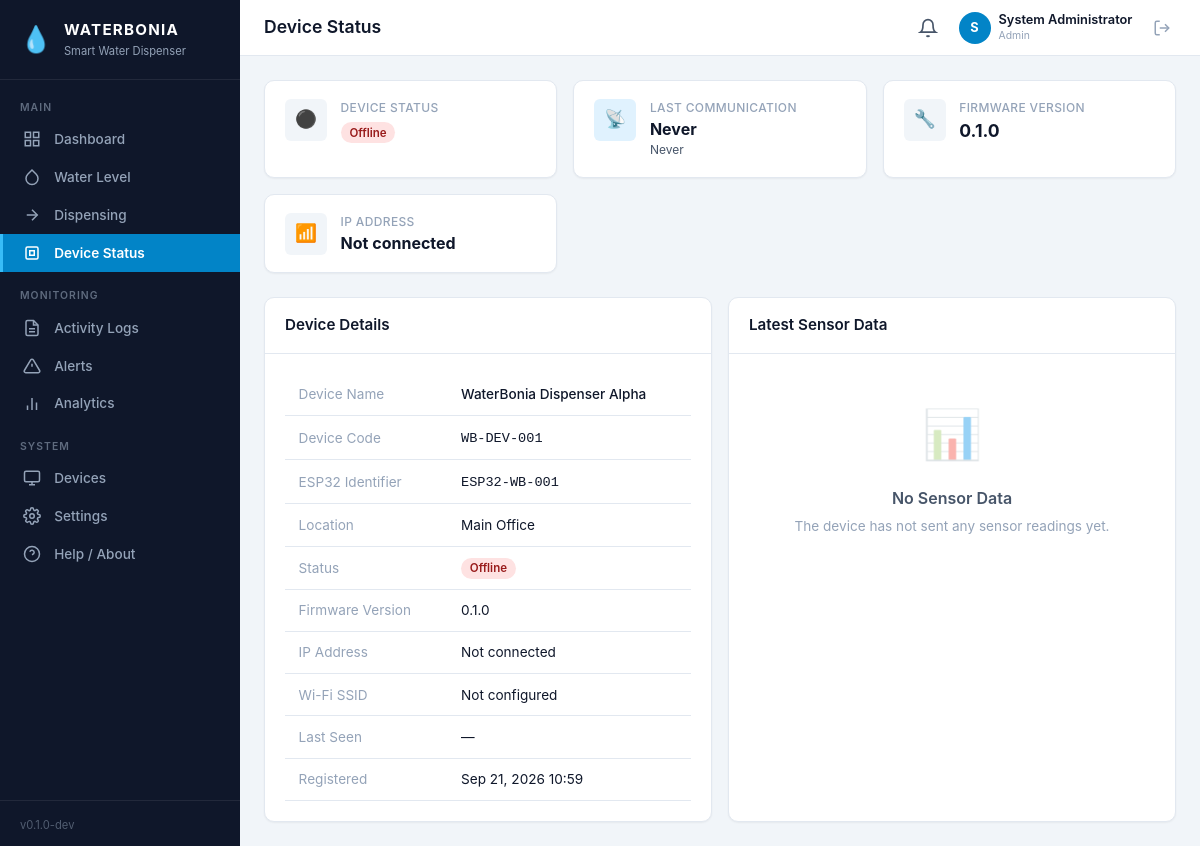
Screenshot of /pages/device-status.php (signed in) with the database file from the repository.
### tables this page shows
CREATE TABLE `users` (
  `id`            INT UNSIGNED        NOT NULL AUTO_INCREMENT,
  `username`      VARCHAR(50)         NOT NULL,
  `email`         VARCHAR(255)        NOT NULL,
  `password_hash` VARCHAR(255)        NOT NULL,
  `full_name`     VARCHAR(150)        NOT NULL DEFAULT '',
  `role`          ENUM('admin','operator','viewer') NOT NULL DEFAULT 'viewer',
  `status`        ENUM('active','inactive')        NOT NULL DEFAULT 'active',
  `last_login_at` DATETIME            NULL     DEFAULT NULL,
  `created_at`    DATETIME            NOT NULL DEFAULT CURRENT_TIMESTAMP,
  `updated_at`    DATETIME            NOT NULL DEFAULT CURRENT_TIMESTAMP ON UPDATE CURRENT_TIMESTAMP,
  PRIMARY KEY (`id`),
  UNIQUE KEY `uq_users_username` (`username`),
  UNIQUE KEY `uq_users_email` (`email`)
);

CREATE TABLE `devices` (
  `id`                 INT UNSIGNED       NOT NULL AUTO_INCREMENT,
  `device_code`        VARCHAR(50)        NOT NULL,
  `device_name`        VARCHAR(150)       NOT NULL DEFAULT '',
  `location`           VARCHAR(255)       NOT NULL DEFAULT '',
  `esp32_identifier`   VARCHAR(100)       NOT NULL DEFAULT '',
  `status`             ENUM('online','offline','maintenance','disabled') NOT NULL DEFAULT 'offline',
  `firmware_version`   VARCHAR(30)        NOT NULL DEFAULT '',
  `ip_address`         VARCHAR(45)        NOT NULL DEFAULT '',
  `wifi_ssid`          VARCHAR(100)       NOT NULL DEFAULT '',
  `last_seen_at`       DATETIME           NULL     DEFAULT NULL,
  `created_at`         DATETIME           NOT NULL DEFAULT CURRENT_TIMESTAMP,
  `updated_at`         DATETIME           NOT NULL DEFAULT CURRENT_TIMESTAMP ON UPDATE CURRENT_TIMESTAMP,
  PRIMARY KEY (`id`),
  UNIQUE KEY `uq_devices_device_code` (`device_code`),
  KEY `idx_devices_status` (`status`),
  KEY `idx_devices_esp32_identifier` (`esp32_identifier`)
);

### config/database.php (called while the page is built, shortened)
<?php
function db(): PDO
{
    static $pdo = null;
    if ($pdo === null) {
        $dsn = sprintf(
            'mysql:host=%s;port=%s;dbname=%s;charset=%s',
            DB_HOST, DB_PORT, DB_NAME, DB_CHARSET
        );
        $pdo = new PDO($dsn, DB_USER, DB_PASS, [
            PDO::ATTR_ERRMODE            => PDO::ERRMODE_EXCEPTION,
            PDO::ATTR_DEFAULT_FETCH_MODE => PDO::FETCH_ASSOC,
            PDO::ATTR_EMULATE_PREPARES   => false,
        ]);
    }
    return $pdo;
}

### pages/device-status.php (the view, shortened to what this page needs)
<?php
require_once __DIR__ . '/../includes/functions.php';
$page_title = 'Device Status';
$device = get_active_device();
$latest_reading = null;
if ($device) {
    $latest_reading = db_fetch(
        "SELECT * FROM sensor_readings WHERE device_id = ? ORDER BY recorded_at DESC LIMIT 1",
        [$device['id']]
    );
}
include __DIR__ . '/../includes/header.php';
?>
<?php if (!$device): ?>
<div class="dev-notice"><span>⚠</span><span><strong>Development Mode</strong> No device is registered. Register an ESP32 device to begin monitoring.</span></div>
<div class="empty-state">
    <div class="empty-icon">📡</div>
    <div class="empty-title">No Device Registered</div>
    <div class="empty-desc">Register an ESP32 device in the Devices page to view its status here.</div>
    <a href="<?= base_url('/pages/devices.php') ?>" class="btn btn-primary mt-2">Go to Devices</a>
</div>
<?php else: ?>
<div class="stats-grid mb-3">
    <div class="stat-card">
        <div class="stat-icon <?= $device['status'] === 'online' ? 'green' : 'gray' ?>">
            <?= $device['status'] === 'online' ? '🟢' : ($device['status'] === 'maintenance' ? '🔧' : '⚫') ?>
        </div>
        <div class="stat-content">
            <div class="stat-label">Device Status</div>
            <div class="stat-value" style="font-size:1.1rem"><?= status_badge($device['status']) ?></div>
        </div>
    </div>
    <div class="stat-card">
        <div class="stat-icon blue">📡</div>
        <div class="stat-content">
            <div class="stat-label">Last Communication</div>
            <div class="stat-value" style="font-size:1rem"><?= $device['last_seen_at'] ? format_datetime($device['last_seen_at']) : 'Never' ?></div>
            <div class="stat-sub"><?= time_ago($device['last_seen_at']) ?></div>
        </div>
    </div>
    <div class="stat-card">
        <div class="stat-icon gray">🔧</div>
        <div class="stat-content">
            <div class="stat-label">Firmware Version</div>
            <div class="stat-value" style="font-size:1.1rem"><?= sanitize($device['firmware_version'] ?: 'Unknown') ?></div>
        </div>
    </div>
    <div class="stat-card">
        <div class="stat-icon gray">📶</div>
        <div class="stat-content">
            <div class="stat-label">IP Address</div>
            <div class="stat-value" style="font-size:1rem"><?= sanitize($device['ip_address'] ?: 'Not connected') ?></div>
        </div>
    </div>
</div>
<div class="grid-2">
    <div class="card">
        <div class="card-header"><h3>Device Details</h3></div>
        <div class="card-body">
            <table style="width:100%">
                <tr><td class="text-muted" style="width:40%">Device Name</td><td style="font-weight:500"><?= sanitize($device['device_name']) ?></td></tr>
                <tr><td class="text-muted">Device Code</td><td><code><?= sanitize($device['device_code']) ?></code></td></tr>
                <tr><td class="text-muted">ESP32 Identifier</td><td><code><?= sanitize($device['esp32_identifier']) ?></code></td></tr>
                <tr><td class="text-muted">Location</td><td><?= sanitize($device['location'] ?: 'Not specified') ?></td></tr>
                <tr><td class="text-muted">Status</td><td><?= status_badge($device['status']) ?></td></tr>
                <tr><td class="text-muted">Firmware Version</td><td><?= sanitize($device['firmware_version'] ?: 'Unknown') ?></td></tr>
                <tr><td class="text-muted">IP Address</td><td><?= sanitize($device['ip_address'] ?: 'Not connected') ?></td></tr>
                <tr><td class="text-muted">Wi-Fi SSID</td><td><?= sanitize($device['wifi_ssid'] ?: 'Not configured') ?></td></tr>
                <tr><td class="text-muted">Last Seen</td><td><?= format_datetime($device['last_seen_at']) ?></td></tr>
                <tr><td class="text-muted">Registered</td><td><?= format_datetime($device['created_at']) ?></td></tr>
            </table>
        </div>
    </div>
    <div class="card">
        <div class="card-header"><h3>Latest Sensor Data</h3></div>
        <div class="card-body">
            <?php if ($latest_reading): ?>
                <table style="width:100%">
                    <tr><td class="text-muted" style="width:40%">Water Level</td><td><?= $latest_reading['water_level_percent'] !== null ? $latest_reading['water_level_percent'] . '%' : '—' ?></td></tr>
                    <tr><td class="text-muted">Cup Detected</td><td><?= $latest_reading['cup_detected'] ? 'Yes' : 'No' ?></td></tr>
                    <tr><td class="text-muted">Hand Detected</td><td><?= $latest_reading['hand_detected'] ? 'Yes' : 'No' ?></td></tr>
                    <tr><td class="text-muted">Pump Status</td><td><?= $latest_reading['pump_status'] ? 'ON' : 'OFF' ?></td></tr>
                    <tr><td class="text-muted">Battery</td><td><?= $latest_reading['battery_percent'] !== null ? $latest_reading['battery_percent'] . '%' : '—' ?></td></tr>
                    <tr><td class="text-muted">Recorded At</td><td><?= format_datetime($latest_reading['recorded_at']) ?></td></tr>
                </table>
            <?php else: ?>
                <div class="empty-state" style="padding:1.5rem">
                    <div class="empty-icon">📊</div>
                    <div class="empty-title">No Sensor Data</div>
                    <div class="empty-desc">The device has not sent any sensor readings yet.</div>
                </div>
            <?php endif; ?>
        </div>
    </div>
</div>
<?php endif; ?>
<?php include __DIR__ . '/../includes/footer.php'; ?>

### includes/header.php (shortened to what this page needs)
<?php
$user = current_user();
$page_title = $page_title ?? 'Dashboard';
?>
<!DOCTYPE html>
<html lang="en">
<head>
    <link rel="stylesheet" href="<?= base_url('/assets/css/style.css') ?>">
</head>
<body>
<div class="app-layout">
    <?php include __DIR__ . '/sidebar.php'; ?>
    <div class="app-main">
        <header class="top-header">
            <div class="header-left">
                <h1 class="page-title"><?= sanitize($page_title) ?></h1>
            </div>
            <div class="header-right">
                <a href="<?= base_url('/pages/alerts.php') ?>" class="header-alert" title="Active Alerts">
                    <svg width="20" height="20" viewBox="0 0 24 24" fill="none" stroke="currentColor" stroke-width="2"><path d="M18 8A6 6 0 006 8c0 7-3 9-3 9h18s-3-2-3-9"/><path d="M13.73 21a2 2 0 01-3.46 0"/></svg>
                </a>
                <div class="header-user">
                    <div class="user-avatar"><?= strtoupper(substr($user['full_name'] ?: $user['username'], 0, 1)) ?></div>
                    <div class="user-info">
                        <span class="user-name"><?= sanitize($user['full_name'] ?: $user['username']) ?></span>
                        <span class="user-role"><?= sanitize(ucfirst($user['role'])) ?></span>
                    </div>
                </div>
                <a href="<?= base_url('/logout.php') ?>" class="btn-logout" title="Sign Out">
                    <svg width="18" height="18" viewBox="0 0 24 24" fill="none" stroke="currentColor" stroke-width="2"><path d="M9 21H5a2 2 0 01-2-2V5a2 2 0 012-2h4"/><polyline points="16 17 21 12 16 7"/><line x1="21" y1="12" x2="9" y2="12"/></svg>
                </a>
            </div>
        </header>
        <main class="content-area">

### includes/functions.php (shortened to what this page needs)
<?php
require_once __DIR__ . '/../config/database.php';
function base_url(string $path = ''): string
{
    return BASE_URL . $path;
}
function sanitize(string $value): string
{
    return htmlspecialchars($value, ENT_QUOTES, 'UTF-8');
}
function logged_in(): bool
{
    return !empty($_SESSION['user_id']);
}
function current_user(): ?array
{
    static $user = null;
    if ($user === null) {
        $stmt = db()->prepare('SELECT id, username, email, full_name, role, status, last_login_at, created_at FROM users WHERE id = ?');
        $stmt->execute([$_SESSION['user_id']]);
        $user = $stmt->fetch();
    }
    return $user;
}
function db_fetch(string $sql, array $params = []): ?array
{
    $stmt = db()->prepare($sql);
    $stmt->execute($params);
    return $stmt->fetch() ?: null;
}
function format_datetime(?string $dt): string
{
    if (!$dt) return '—';
    return date('M d, Y H:i', strtotime($dt));
}
function time_ago(?string $dt): string
{
    if (!$dt) return 'Never';
    $diff = time() - strtotime($dt);
    return floor($diff / 86400) . 'd ago';
}
function status_badge(string $status): string
{
    $class = match($status) {
        'online','active','completed','info','resolved' => 'badge-success',
        'offline','inactive','failed','critical'        => 'badge-danger',
        'maintenance','warning','acknowledged','interrupted' => 'badge-warning',
        'disabled','error'                              => 'badge-error',
        'started'                                       => 'badge-info',
        default                                         => 'badge-secondary',
    };
    return '<span class="badge ' . $class . '">' . sanitize(ucwords(str_replace('_', ' ', $status))) . '</span>';
}
function get_active_device(): ?array
{
    return db_fetch("SELECT * FROM devices WHERE status != 'disabled' ORDER BY last_seen_at DESC LIMIT 1");
}

### rows the page displays
users: full_name "S", full_name "System Administrator", role "Admin"
devices: status "Offline Offline", last_seen_at "Never", firmware_version "0.1.0", ip_address "Not connected", device_name "WaterBonia Dispenser Alpha", device_code "WB-DEV-001", esp32_identifier "ESP32-WB-001", location "Main Office", wifi_ssid "Not configured", last_seen_at "—", created_at "Sep 21, 2026 10:59"

### other values shown
$group_label "MAIN"
$item['label'] "Dashboard"
$item['label'] "Water Level"
$item['label'] "Dispensing"
$item['label'] "Device Status"
$group_label "MONITORING"
$item['label'] "Activity Logs"
$item['label'] "Alerts"
$item['label'] "Analytics"
$group_label "SYSTEM"
$item['label'] "Devices"
$item['label'] "Settings"
$item['label'] "Help / About"
$page_title "Device Status"
